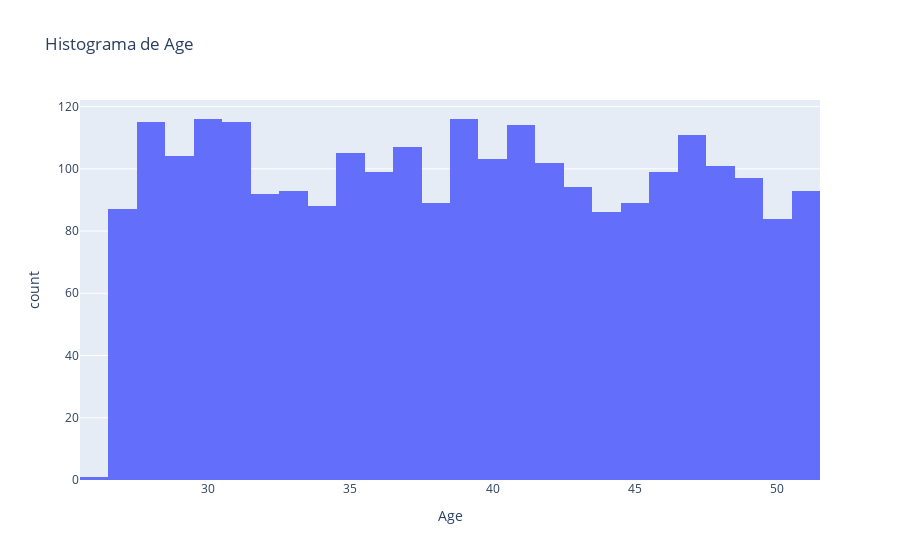

The notebook cell saved with this chart:
### Markdown cell above
### Histograma por rangos de edad

### Code cell
fig_hist_age = px.histogram(df, x='Age', title='Histograma de Age')
fig_hist_age.show()

### Figure 1 — Plotly figure (JSON) as saved in the notebook; plotly's stock layout.template omitted (floating-point values rounded to 4 significant figures; data arrays with more than 128 entries replaced by an {"elided": "..."} marker saying what was removed)
{"data": [{"alignmentgroup": "True", "bingroup": "x", "hovertemplate": "Age=%{x}<br>count=%{y}<extra></extra>", "legendgroup": "", "marker": {"color": "#636efa", "pattern": {"shape": ""}}, "name": "", "offsetgroup": "", "orientation": "v", "showlegend": false, "type": "histogram", "x": {"elided": "2500 int values"}, "xaxis": "x", "yaxis": "y"}], "layout": {"barmode": "relative", "legend": {"tracegroupgap": 0}, "title": {"text": "Histograma de Age"}, "xaxis": {"anchor": "y", "domain": [0, 1], "title": {"text": "Age"}}, "yaxis": {"anchor": "x", "domain": [0, 1], "title": {"text": "count"}}}}
